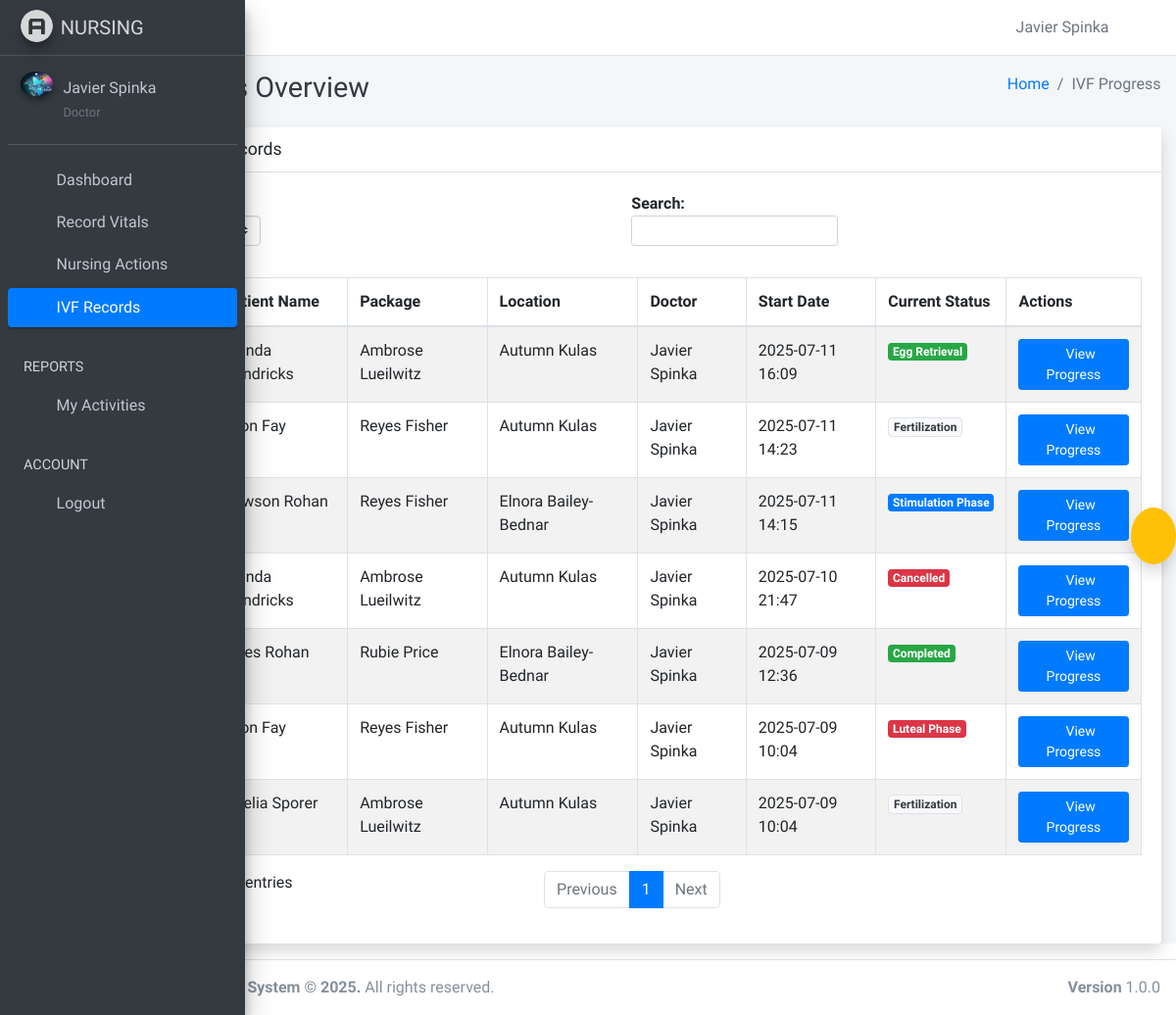
The app's page /nurse/ivf-progress/ (signed in), older data.
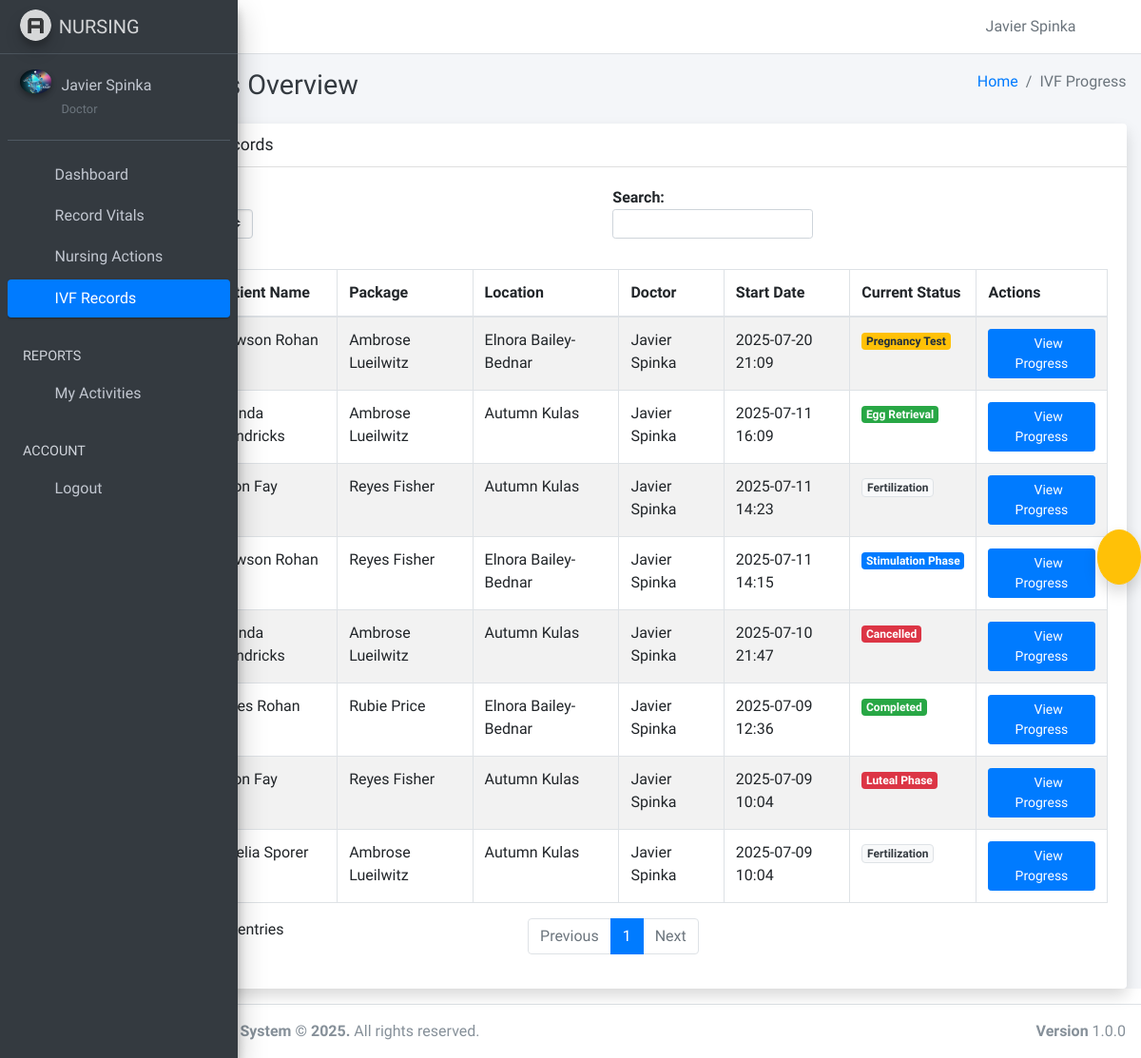
The same page, newer data.
### hospapp/models.py (models this page shows, shortened)
class Staff(models.Model):
    ROLE_CHOICES = [
        ('account', 'Account'),
        ('admin', 'Administrator'),
        ('doctor', 'Doctor'),
        ('hr', 'HR'),
        ('lab', 'Lab Technician'),
        ('nurse', 'Nurse'),
        ('pharmacy', 'Pharmacy'),
        ('receptionist', 'Receptionist'),
    ]
    GENDER_CHOICES = [('M', 'Male'), ('F', 'Female')]
    user = models.OneToOneField(User, on_delete=models.CASCADE)
    address = models.TextField(blank=True, null=True)
    date_joined = models.DateField(default=timezone.now)
    department = models.ForeignKey(Department, on_delete=models.SET_NULL, null=True, blank=True)
    gender = models.CharField(max_length=1, choices=GENDER_CHOICES, default='M')
    phone_number = models.CharField(max_length=15, blank=True)
    photo = models.ImageField(upload_to='profile_photos/', blank=True, null=True)
    role = models.CharField(max_length=20, choices=ROLE_CHOICES)
    class Meta:
        permissions = [
            ("can_edit_staff_profiles", "Can edit any staff user's profile details (username, email, names, role, phone)"),
            ("can_change_staff_status", "Can activate/deactivate staff user accounts"),
            ("can_view_staff_list", "Can view the list of all staff users in the admin area"),
            ("can_reset_staff_password", "Can reset staff user passwords"),
        ]

class IVFRecord(models.Model):
    STATUS_CHOICES = [
        ('open', 'Open'),
        ('pending', 'Pending'),
        ('in_progress', 'In Progress'),
        ('stimulation', 'Stimulation Phase'),
        ('egg_retrieval', 'Egg Retrieval'),
        ('fertilization', 'Fertilization'),
        ('embryo_transfer', 'Embryo Transfer'),
        ('luteal_phase', 'Luteal Phase'),
        ('pregnancy_test', 'Pregnancy Test'),
        ('completed', 'Completed'),
        ('cancelled', 'Cancelled'),
    ]
    patient = models.ForeignKey(Patient, on_delete=models.CASCADE)
    ivf_package = models.ForeignKey(IVFPackage, on_delete=models.SET_NULL, null=True)
    treatment_location = models.ForeignKey(TreatmentLocation, on_delete=models.SET_NULL, null=True)
    doctor_name = models.CharField(max_length=255)
    doctor_comments = models.TextField(blank=True)
    created_on = models.DateTimeField(default=timezone.now)
    status = models.CharField(max_length=255, choices=STATUS_CHOICES, default="open") # Added choices here

class Patient(models.Model):
    BLOOD_GROUP_CHOICES = [
        ('A+', 'A+'), ('A-', 'A-'),
        ('B+', 'B+'), ('B-', 'B-'),
        ('AB+', 'AB+'), ('AB-', 'AB-'),
        ('O+', 'O+'), ('O-', 'O-'),
    ]
    STATUS_CHOICES = [
        ('critical', 'Critical'),
        ('recovered', 'Recovered'),
        ('stable', 'Stable'),
    ]
    RELATIONSHIP_CHOICES = [
        ('Spouse', 'Spouse'),
        ('Father', 'Father'),
        ('Mother', 'Mother'),
        ('Son', 'Son'),
        ('Daughter', 'Daughter'),
        ('Brother', 'Brother'),
        ('Sister', 'Sister'),
        ('Guardian', 'Guardian'),
        ('Friend', 'Friend'),
        ('Other', 'Other'),
    ]
    address = models.TextField()
    blood_group = models.CharField(max_length=3, choices=BLOOD_GROUP_CHOICES, default='O+')
    date_of_birth = models.DateField()
    date_registered = models.DateTimeField(auto_now_add=True)
    email = models.EmailField(blank=True, null=True)
    first_time = models.CharField(max_length=20, blank=True)
    full_name = models.CharField(max_length=200)
    gender = models.CharField(max_length=10)
    id_number = models.CharField(max_length=100, blank=True)
    id_type = models.CharField(max_length=20, blank=True)
    marital_status = models.CharField(max_length=20)
    nationality = models.CharField(max_length=50)
    phone = models.CharField(max_length=15)
    photo = models.ImageField(upload_to='patient_photos/', blank=True, null=True)
    state_of_origin = models.CharField(max_length=50, blank=True)
    patient_id = models.CharField(max_length=100, unique=True, editable=False)
    registered_by = models.ForeignKey(User, on_delete=models.SET_NULL, null=True, blank=True, related_name='patients_registered')
    next_of_kin_name = models.CharField(max_length=100)
    next_of_kin_phone = models.CharField(max_length=15)
    next_of_kin_relationship = models.CharField(max_length=20, choices=RELATIONSHIP_CHOICES, blank=True, null=True)
    next_of_kin_email = models.EmailField(blank=True, null=True)
    next_of_kin_address = models.TextField(blank=True, null=True)
    diagnosis = models.TextField(blank=True, null=True)
    is_inpatient = models.BooleanField(default=False)
    medication = models.TextField(blank=True, null=True)
    notes = models.TextField(blank=True, null=True)
    referred_by = models.CharField(max_length=100, blank=True, null=True)
    status = models.CharField(max_length=20, choices=STATUS_CHOICES, default='stable')
    class Meta:
        ordering = ['-date_registered']

class IVFPackage(models.Model):
    name = models.CharField(max_length=255)
    Decription = models.CharField(max_length=255)
    price = models.FloatField(max_length=255, default=0.00)
    created_on = models.DateTimeField(default=timezone.now)

class TreatmentLocation(models.Model):
    name = models.CharField(max_length=255)
    address = models.CharField(max_length=255, blank=True)

### hospapp/views.py (the view)
# urls.py: path('nurse/ivf-progress/', views.nurse_view_ivf_progress, name='nurse_ivf_progress'),
@login_required
@require_http_methods(["GET"])
def nurse_view_ivf_progress(request):
    context = {
        'all_ivf_records': IVFRecord.objects.all().select_related('patient', 'ivf_package', 'treatment_location').order_by('-created_on'),
    }
    return render(request, 'nurses/ivf_progress.html', context)

### hospapp/templates/nurses/ivf_progress.html (shortened to what this page needs)
{% extends "nurses/base.html" %}
{% load static %}
{%block content%}
<div class="content-header">
    <div class="container-fluid">
        <div class="row mb-2">
            <div class="col-sm-6">
                <h1 class="m-0 text-dark">IVF Progress Overview</h1>
            </div>
            <div class="col-sm-6">
                <ol class="breadcrumb float-sm-right">
                    <li class="breadcrumb-item"><a href="#">Home</a></li>
                    <li class="breadcrumb-item active">IVF Progress</li>
                </ol>
            </div>
        </div>
    </div>
</div>
<section class="content">
    <div class="container-fluid">
        <div class="card shadow">
            <div class="card-header">
                <h3 class="card-title">
                     Current IVF Records
                </h3>
            </div>
            <div class="card-body">
                <div class="table-responsive">
                    <table id="ivfRecordsTable" class="table table-bordered table-striped">
                        <thead>
                            <tr>
                                <th>Patient ID</th>
                                <th>Patient Name</th>
                                <th>Package</th>
                                <th>Location</th>
                                <th>Doctor</th>
                                <th>Start Date</th>
                                <th>Current Status</th>
                                <th>Actions</th>
                            </tr>
                        </thead>
                        <tbody>
                            {% for record in all_ivf_records %}
                            <tr data-record-id="{{ record.id }}">
                                <td>{{ record.patient.patient_id }}</td>
                                <td>{{ record.patient.full_name }}</td>
                                <td>{{ record.ivf_package.name }}</td>
                                <td>{{ record.treatment_location.name }}</td>
                                <td>{{ record.doctor_name }}</td>
                                <td>{{ record.created_on|date:"Y-m-d H:i" }}</td>
                                <td>
                                    <span class="badge
                                        {% if record.status == 'open' %}badge-secondary
                                        {% elif record.status == 'pending' %}badge-warning
                                        {% elif record.status == 'in_progress' %}badge-info
                                        {% elif record.status == 'stimulation' %}badge-primary
                                        {% elif record.status == 'egg_retrieval' %}badge-success
                                        {% elif record.status == 'fertilization' %}badge-light text-dark border
                                        {% elif record.status == 'embryo_transfer' %}badge-dark
                                        {% elif record.status == 'luteal_phase' %}badge-danger
                                        {% elif record.status == 'pregnancy_test' %}badge-warning
                                        {% elif record.status == 'completed' %}badge-success
                                        {% elif record.status == 'cancelled' %}badge-danger
                                        {% endif %}">
                                        {{ record.get_status_display }}
                                    </span>
                                </td>
                                <td>
                                    <button class="btn btn-sm btn-primary viewProgressBtn"
                                        data-record-id="{{ record.id }}"
                                        data-patient-name="{{ record.patient.full_name }}">
                                        <i class="fas fa-eye"></i> View Progress
                                    </button>
                                </td>
                            </tr>
                            {% endfor %}
                        </tbody>
                    </table>
                </div>
            </div>
        </div>
    </div>
</section>
{% endblock %}

### hospapp/templates/nurses/base.html (shortened to what this page needs)
{% load static %}
<!DOCTYPE html>
<html>
<head>
    <link rel="stylesheet" href="{% static 'plugins/fontawesome-free/css/all.min.css' %}">
    <link rel="stylesheet" href="{% static 'dist/css/adminlte.min.css' %}">
    <link href="{% static 'plugins/bootstrap-icons/bootstrap-icons.css' %}" rel="stylesheet">
</head>
<body class="hold-transition sidebar-mini sidebar-collapse">
    <div class="wrapper">
        <nav class="main-header navbar navbar-expand navbar-white navbar-light">
            <ul class="navbar-nav">
                <li class="nav-item">
                    <a class="nav-link" data-widget="pushmenu" href="#" role="button"></a>
                </li>
                <li class="nav-item d-none d-sm-inline-block">
                    <a href="{% url 'nurse' %}" class="nav-link">Home</a>
                </li>
            </ul>
            <ul class="navbar-nav ml-auto">
                <li class="nav-item">
                    <span class="nav-link text-muted">
                        <i class="fas fa-user mr-1"></i>
                        {{ user.get_full_name|default:user.username }}
                    </span>
                </li>
                <li class="nav-item">
                    <a class="nav-link" href="{% url 'logout' %}" title="Logout">
                        <i class="fas fa-sign-out-alt"></i>
                    </a>
                </li>
            </ul>
        </nav>
        <aside class="main-sidebar sidebar-dark-primary elevation-4">
            <a href="{% url 'nurse' %}" class="brand-link">
                <img src="{% static 'dist/img/AdminLTELogo.png' %}" alt="HMS Logo" class="brand-image img-circle elevation-3"
                    style="opacity: .8">
                <span class="brand-text font-weight-medium text-uppercase">Nursing</span>
            </a>
            <div class="sidebar">
                <div class="user-panel mt-3 pb-3 mb-3 d-flex">
                    <div class="image">
                        {% if user.staff.photo %}
                        <img src="{{ user.staff.photo.url }}" class="img-circle elevation-2" alt="{{ user.get_full_name|default:user.username }}">
                        {% else %}
                        <img src="{% static 'dist/img/user2-160x160.jpg' %}" class="img-circle elevation-2" alt="User Image">
                        {% endif %}
                    </div>
                    <div class="info">
                        <a href="#" class="d-block">{{ user.get_full_name|default:user.username }}</a>
                        <small class="text-muted text-capitalize">{{ user.staff.role }}</small>
                    </div>
                </div>
                <nav class="mt-2">
                    <ul class="nav nav-pills nav-sidebar flex-column" data-widget="treeview" role="menu"
                        data-accordion="false">
                        <li class="nav-item">
                            <a href="{% url 'nurse' %}" class="nav-link {% if request.resolver_match.url_name == 'nurse' %}active{% endif %}">
                                <i class="nav-icon fas fa-tachometer-alt"></i>
                                <p>Dashboard</p>
                            </a>
                        </li>
                        <li class="nav-item">
                            <a href="{% url 'vitals' %}" class="nav-link {% if request.resolver_match.url_name == 'vitals' %}active{% endif %}">
                                <i class="nav-icon fas fa-heartbeat"></i>
                                <p>Record Vitals</p>
                            </a>
                        </li>
                        <li class="nav-item">
                            <a href="{% url 'nursing_actions' %}" class="nav-link {% if request.resolver_match.url_name == 'nursing_ward_actions' %}active{% endif %}">
                                <i class="nav-icon fas fa-hospital-user"></i>
                                <p>Nursing Actions</p>
                            </a>
                        </li>
                        <li class="nav-item">
                            <a href="{% url 'nurse_ivf_progress' %}" class="nav-link {% if request.resolver_match.url_name == 'nurse_ivf_progress' %}active{% endif %}">
                                <i class="nav-icon fas fa-baby"></i>
                                <p>IVF Records</p>
                            </a>
                        </li>
                        <li class="nav-header">REPORTS</li>
                        <li class="nav-item">
                            <a href="{% url 'nurse_activity_report' %}" class="nav-link">
                                <i class="nav-icon fas fa-chart-line"></i>
                                <p>My Activities</p>
                            </a>
                        </li>
                        <li class="nav-header">ACCOUNT</li>
                        <li class="nav-item">
                            <a href="{% url 'logout' %}" class="nav-link">
                                <i class="nav-icon fas fa-sign-out-alt text-danger"></i>
                                <p>Logout</p>
                            </a>
                        </li>
                    </ul>
                </nav>
            </div>
        </aside>
        <div class="content-wrapper">
            {% block content %}
            {% endblock %}
        </div>
        <div id="notification-bell" style="position: fixed; top: 50%; right: 0; z-index: 1050; display: none;">
            <button class="btn btn-warning rounded-circle p-3 shadow" id="toggleNotifications">
                <i class="fas fa-bell"></i>
            </button>
        </div>
        <footer class="main-footer">
            <div class="float-right d-none d-sm-block">
                <b>Version</b> 1.0.0
            </div>
            <strong>Hospital Management System &copy; {% now "Y" %}.</strong> All rights reserved.
        </footer>
    </div>
</body>
</html>

Row changes from the older to the newer data that the page shows:
added IVFRecord: patient.full_name "Dawson Rohan", ivf_package.name "Ambrose Lueilwitz", treatment_location.name "Elnora Bailey-Bednar", doctor_name "Javier Spinka", created_on "2025-07-20 21:09", status "Pregnancy Test"
Text that changed along with them:
text written by a page script: "Search: Showing 1 to 7 of 7 entries Previous 1 Next" → "Search: Showing 1 to 8 of 8 entries Previous 1 Next"
